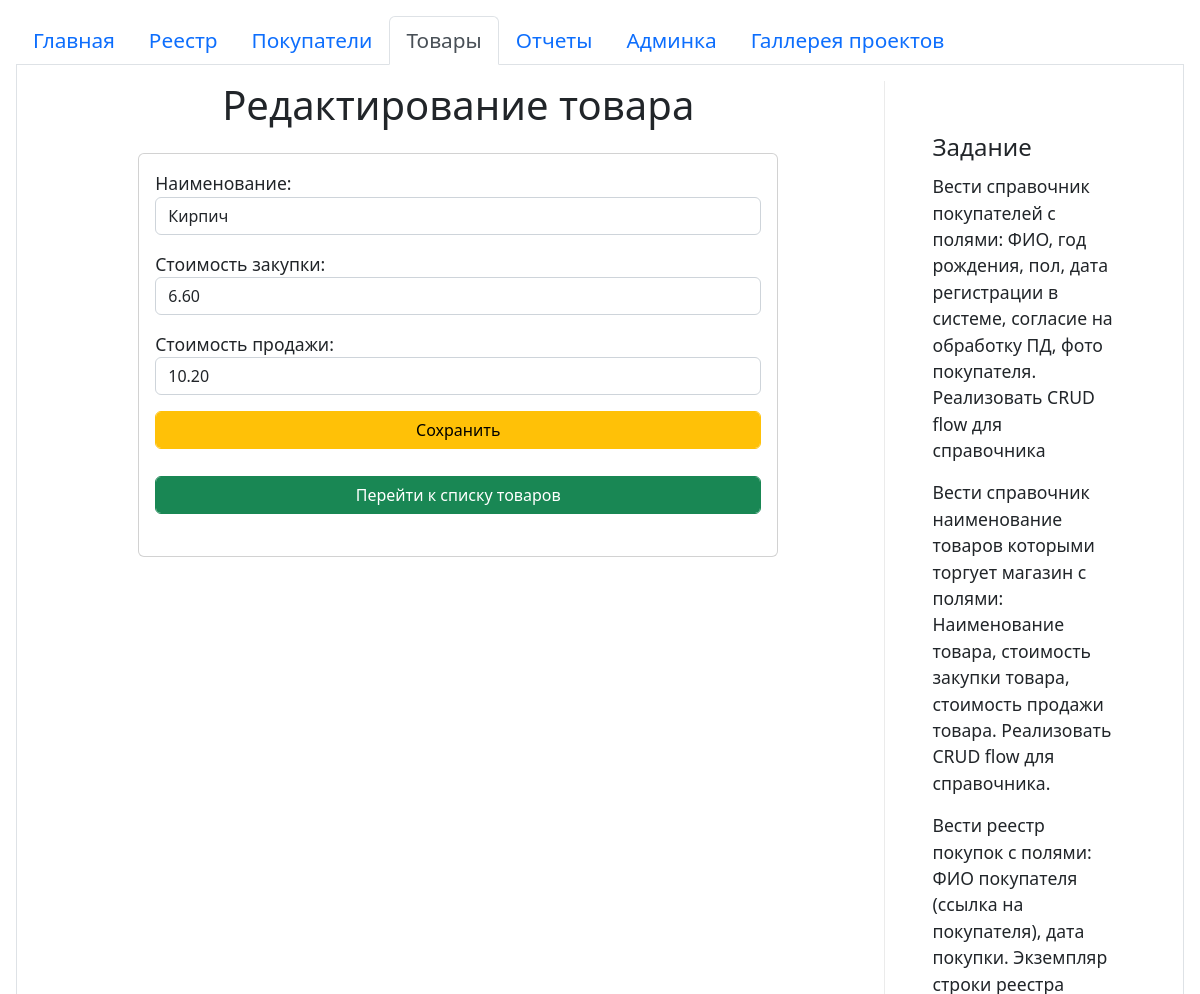
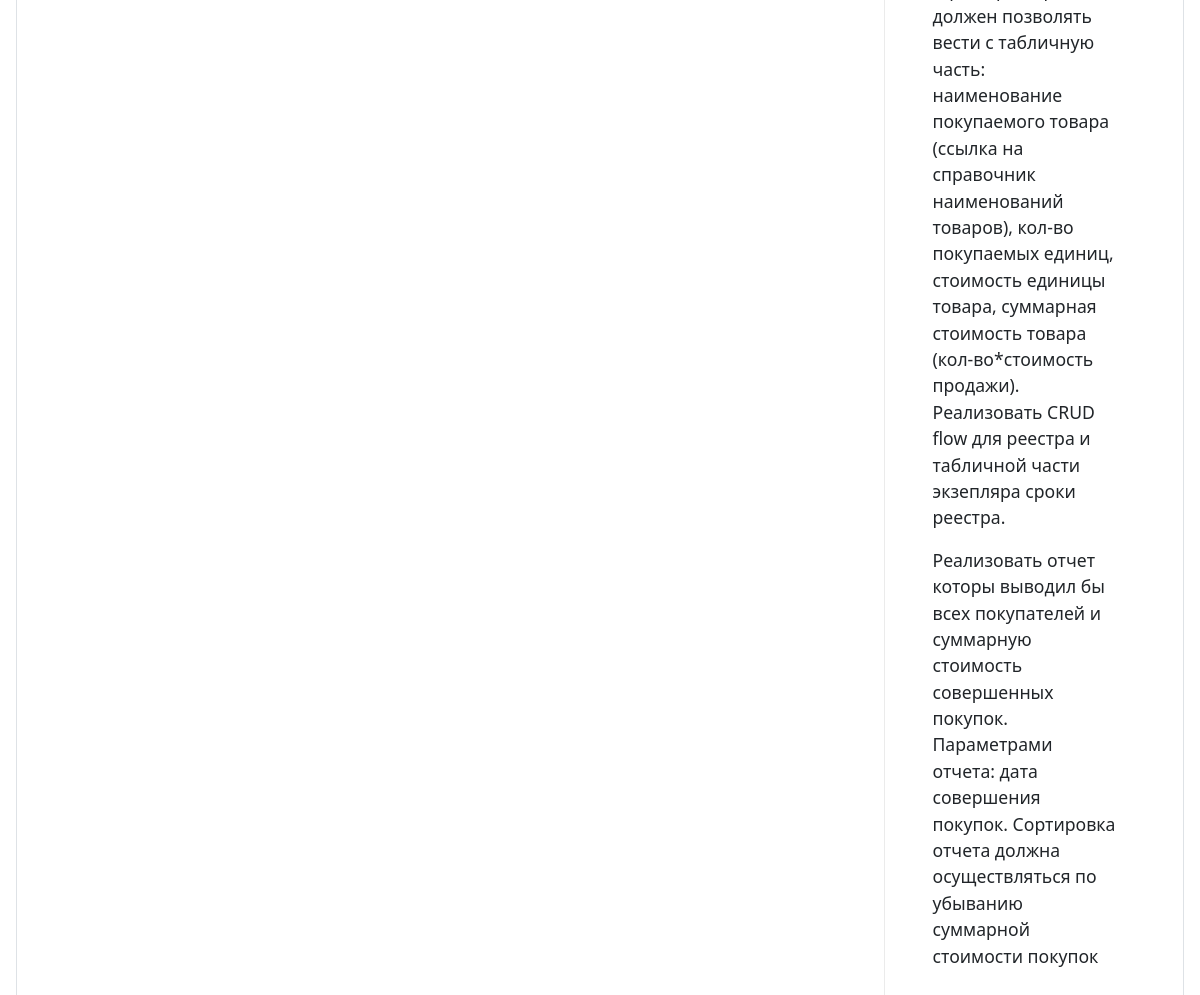
The page /product/edit/2 on the database its author committed (2 pictures, top to bottom).
### products/models.py (models this page shows, shortened)
class Product (models.Model):
	name = models.CharField(max_length=200, unique=True, verbose_name="Наименование")
	purchase_price = models.DecimalField(max_digits=12, decimal_places=2, verbose_name="Цена покупки")
	sale_price = models.DecimalField(max_digits=12, decimal_places=2, verbose_name="Цена продажи")
	class Meta:
		ordering = ['name']
		verbose_name = 'Товар'
		verbose_name_plural = 'Товары'

### products/views.py (the view)
# urls.py: path('edit/<int:pk>', EditProduct.as_view(), name='EditProduct'),
class EditProduct(UpdateView):
	model = Product
	form_class = ProductForm
	template_name = 'products/edit.html'
	context_object_name = 'Product'

### products/forms.py
class ProductForm(forms.ModelForm):
	class Meta:
		model = Product
		fields = ['name', 'purchase_price', 'sale_price']
		widgets = {
			'name': forms.TextInput(attrs={'class': 'form-control'}),
			'purchase_price': NumberInput(attrs={'class': 'form-control', 'step': '0.01'}),
			'sale_price': NumberInput(attrs={'class': 'form-control', 'step': '0.01'}),
		}

### products/templates/products/edit.html (shortened to what this page needs)
{% extends 'base.html' %}
{% load verbose_names %}
{% block content %}
<div class="center">
    <h1>Редактирование товара</h1>
</div>
<div class="flex-center">
    <div class="card p-3 m-3" style="width: 40rem;">
        <form method="post" enctype='multipart/form-data'>
            <p>
                <label for="{{ form.name.id_for_label }}">Наименование:</label>
                {{ form.name }}
            </p>
            <p>
                <label for="{{ form.purchase_price.id_for_label }}">Стоимость закупки:</label>
                {{ form.purchase_price }}
            </p>
            <p>
                <label for="{{ form.sale_price.id_for_label }}">Стоимость продажи:</label>
                {{ form.sale_price }}
            </p>
            <button type="submit" class="form-control btn btn-warning">Сохранить</button>
        </form>
        <br>
        <a href="{% url 'ProductsList' %}">
            <button type="button" class="form-control btn btn-success ">Перейти к списку товаров</button>
        </a><br>
    </div>
</div>
{% endblock %}

### purchase/static/css/style.css (style rules this page uses)
html, body { height:100%; }
.center { text-align: center; }
.flex-center { display: flex; justify-content: center; }

### rows shown on the page
Product: name "Кирпич", purchase_price "6.60", sale_price "10.20"
